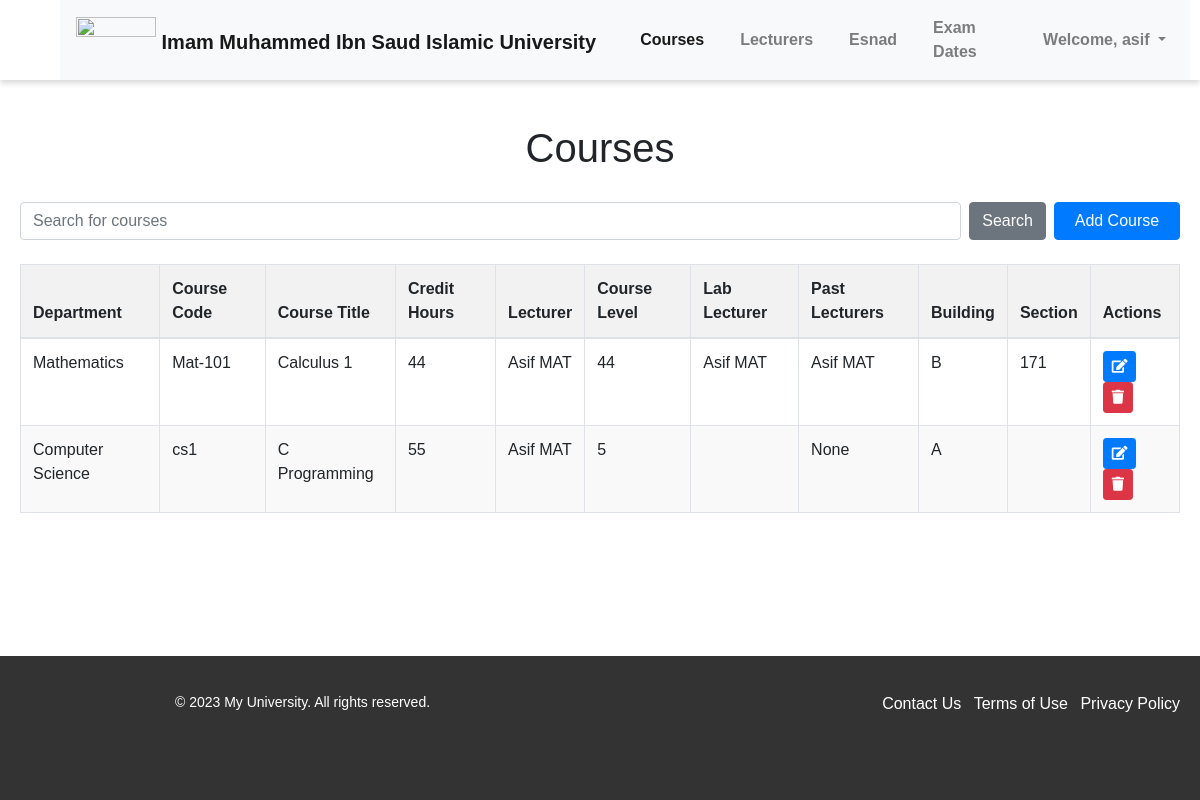
The app's page /courses/ (signed in) with its own data.
### pages/models.py (models this page shows, shortened)
class Course(models.Model):
    course_code = models.CharField(max_length=100)
    course_name = models.CharField(max_length=100)
    credit_hours = models.PositiveIntegerField(null=True)
    course_lecturer = models.ForeignKey('Lecturer', on_delete=models.SET_NULL, null=True, related_name='courses_taught')
    course_level = models.PositiveIntegerField(null=True)
    course_lab_lecturer = models.ForeignKey('Lecturer', on_delete=models.SET_NULL, null=True, blank=True, related_name='lab_courses_taught')
    course_past_lecturers = models.ManyToManyField('Lecturer', related_name='past_courses', blank=True)
    course_time = models.TimeField(null=True, blank=True)
    course_day = models.CharField(max_length=1, choices=DAYS_OF_WEEK, null=True, blank=True)
    course_department = models.ForeignKey('Department', on_delete=models.SET_NULL, null=True, blank=True)
    course_building = models.CharField(max_length=100, blank=True)
    course_section = models.CharField(max_length=100, blank=True)

class Department(models.Model):
    department_name = models.CharField(max_length=100)
    department_code = models.CharField(max_length=100, blank=True)

class Lecturer(models.Model):
    lecturer_user = models.OneToOneField(User, on_delete=models.CASCADE, null=True)
    lecturer_name = models.CharField(max_length=100)
    lecturer_email = models.EmailField(validators=[EmailValidator()])
    phone_regex = RegexValidator(
        regex=r'^\+?1?\d{10}$',
        message="Phone number must be entered in the format: '+999999999'. Up to 15 digits allowed."
    )
    lecturer_number = models.CharField(validators=[phone_regex], max_length=17)
    GENDER_CHOICES = (
        ('M', 'Male'),
        ('F', 'Female')
    )
    lecturer_gender = models.CharField(max_length=1, choices=GENDER_CHOICES)
    TEACHER_TYPE_CHOICES = (
        ('L', 'Laboratory'),
        ('T', 'Theory')
    )
    lecturer_type = models.CharField(max_length=1, choices=TEACHER_TYPE_CHOICES)
    lecturer_past_courses = models.ManyToManyField('Course', related_name='past_lecturers', blank=True)
    lecturer_rating = models.FloatField(default=0.0)
    lecturer_department = models.ForeignKey('Department', on_delete=models.SET_NULL, null=True, blank=True)

### pages/views.py (the view)
# urls.py: path('courses/', views.courses, name='courses'),
@login_required(login_url='login')
def courses(request):
    courses = Course.objects.all()
    lecturers = Lecturer.objects.all()
    departments = Department.objects.all()
    context = {'courses': courses, 'lecturers': lecturers, 'departments': departments}
    return render(request, 'courses.html', context)

### pages/templates/courses.html (shortened to what this page needs)
{% extends 'base.html' %}
{% load static %}
{% block content %}
    <head>
        <link rel="stylesheet" href="{% static 'courses.css' %}">
    </head>
    <div class="container">
        <h1 class="text-center mt-4">Courses</h1>
        <div class="search-container mt-4 d-flex">
            <input type="text" class="form-control w-100" placeholder="Search for courses">
            <button class="btn btn-secondary ml-2">Search</button>
            {% if user.is_superuser %}
                <button class="btn btn-primary ml-2" data-toggle="modal" data-target="#exampleModalCenter" style="width: 150px">Add Course</button>
            {% endif %}
        </div>
        <table class="table table-bordered mt-4">
            <thead>
                <tr>
                    <th>Department</th>
                    <th>Course Code</th>
                    <th>Course Title</th>
                    <th>Credit Hours</th>
                    <th>Lecturer</th>
                    <th>Course Level</th>
                    <th>Lab Lecturer</th>
                    <th>Past Lecturers</th>
                    <th>Building</th>
                    <th>Section</th>
                    {% if user.is_superuser %}
                        <th>Actions</th>
                    {% endif %}
                </tr>
            </thead>
            <tbody>
                {% for course in courses %}
                <tr>
                    <td>{{ course.course_department.department_name }}</td>
                    <td>{{ course.course_code }}</td>
                    <td>{{ course.course_name }}</td>
                    <td>{{ course.credit_hours }}</td>
                    <td>{{ course.course_lecturer.lecturer_name }}</td>
                    <td>{{ course.course_level }}</td>
                    <td>{{ course.course_lab_lecturer.lecturer_name }}</td>
                    <td>
                        {% for lecturer in course.course_past_lecturers.all %}
                            {{ lecturer.lecturer_name }}{% if not forloop.last %}, {% endif %}
                        {% empty %}
                            None
                        {% endfor %}
                    </td>
                    <td>{{ course.course_building }}</td>
                    <td>{{ course.course_section }}</td>
                    {% if user.is_superuser %}
                        <td>
                            <a href="{% url 'edit_course' course.id %}" class="btn btn-sm btn-primary">
                                <i class="fas fa-edit"></i>
                            </a>
                            <a href="/admin/pages/course/{{ course.id }}/delete/" class="btn btn-sm btn-danger">
                                <i class="fas fa-trash"></i>
                            </a>
                        </td>
                    {% endif %}
                </tr>
                {% endfor %}
            </tbody>
        </table>
    </div>
{% endblock %}

### pages/templates/base.html (shortened to what this page needs)
{% load static %}
<!DOCTYPE html>
<html lang="en">
    <head>
        <link rel="stylesheet" href="https://maxcdn.bootstrapcdn.com/bootstrap/4.5.2/css/bootstrap.min.css">
        <link rel="stylesheet" href="{% static 'myfirst.css' %}">
        <link rel="stylesheet" href="https://code.jquery.com/ui/1.12.1/themes/base/jquery-ui.css">
        <link href="https://cdnjs.cloudflare.com/ajax/libs/font-awesome/5.13.0/css/all.min.css" rel="stylesheet">
    </head>
<body class="base">
    <div class="page-container d-flex flex-column min-vh-100">
    {% include 'header.html' %}
    <div class="content-container flex-grow-1">
        {% block content %}
        {% endblock %}
    </div>
    {% include 'footer.html' %}
    </div>
</body>
</html>

### pages/templates/header.html (shortened to what this page needs)
{% load static %}
<!DOCTYPE html>
<html lang="en">
<head>
    <link rel="stylesheet" href="{% static 'headfoot.css' %}">
    <link rel="stylesheet" href="https://maxcdn.bootstrapcdn.com/bootstrap/4.5.2/css/bootstrap.min.css">
</head>
<body>
    <header>
        <nav class="navbar navbar-expand-lg navbar-light bg-light">
            <a class="navbar-brand pt-2" href="{% url 'landing' %}">
                <img src="{% static 'images/logo.png' %}" style="margin-top: -12px;" width="80" class="d-inline-block align-top" alt="">
                <span>Imam Muhammed Ibn Saud Islamic University</span>
            </a>
            {% if user.is_authenticated %}
                <div class="collapse navbar-collapse" id="navbarNav">
                    <ul class="navbar-nav ml-auto">
                        {% if user.is_superuser %}
                            <li class="nav-item">
                                <a class="nav-link" href="{% url 'courses' %}">Courses</a>
                            </li>
                            <li class="nav-item">
                                <a class="nav-link" href="{% url 'lecturers' %}">Lecturers</a>
                            </li>
                            <li class="nav-item">
                                <a class="nav-link" href="{% url 'esnad' %}">Esnad</a>
                            </li>
                            <li class="nav-item">
                                <a class="nav-link" href="{% url 'exam_dates' %}">Exam Dates</a>
                            </li>
                        {% endif %}
                        {% if user.is_authenticated %}
                        <li class="nav-item dropdown">
                            <a class="nav-link dropdown-toggle" href="#" id="navbarDropdown" role="button" data-toggle="dropdown"
                                aria-haspopup="true" aria-expanded="false">
                                Welcome, {{ user.username }}
                            </a>
                        </li>
                        {% else %}
                        <li class="nav-item">
                            <a class="nav-link btn btn-sm btn-secondary px-4 text-white" href="{% url 'login' %}">Log In</a>
                        </li>
                        {% endif %}
                    </ul>
                </div>
            {% endif %}
        </nav>
    </header>
</body>
</html>

### pages/templates/footer.html
{% load static %}
    <footer class="footer mt-5 py-3 pb-5">
        <div class="container">
            <div class="row">
                <div class="col-md-6">
                    <p>&copy; 2023 My University. All rights reserved.</p>
                </div>
                <div class="col-md-6">
                    <ul class="list-inline text-right">
                        <li class="list-inline-item"><a style="text-decoration: none; color: white;" href="#">Contact Us</a></li>
                        <li class="list-inline-item"><a style="text-decoration: none; color: white;" href="#">Terms of Use</a></li>
                        <li class="list-inline-item"><a style="text-decoration: none; color: white;" href="#">Privacy Policy</a></li>
                    </ul>
                </div>
            </div>
        </div>
    </footer>

### pages/static/myfirst.css (style rules this page uses)
body.base { font-family: Arial, sans-serif; margin: 0; padding: 0; }
body.base header { display: flex; flex-direction: row; justify-content: space-between; align-items: center; padding: 10px; box-shadow: 0 3px 6px rgba(0, 0, 0, 0.16); height: 80px; }
body.base nav { flex: 1; margin-left: 50px; }
body.base nav ul { display: flex; flex-direction: row; justify-content: flex-end; align-items: center; list-style-type: none; margin: 0; padding: 0; }
body.base nav li { margin-left: 20px; }
body.base nav a { color: #000; text-decoration: none; font-weight: bold; }
body.base footer { background-color: #333; color: #fff; padding: 20px 0; width: 100%; text-align: center; }
body.base footer p { margin: 0; font-size: 14px; }

### pages/static/headfoot.css (style rules this page uses)
header { display: flex; flex-direction: row; justify-content: space-between; align-items: center; height: 20%; background-color: #fff; padding: 10px; box-shadow: 0 3px 6px rgba(0, 0, 0, 0.16); }
.logo-left img, .logo-right img, .navbar-brand img { height: 100%; }
nav { flex: 1; margin-left: 50px; }
nav ul { display: flex; flex-direction: row; justify-content: flex-end; align-items: center; list-style-type: none; margin: 0; padding: 0; }
nav li { margin-left: 20px; }
nav a { color: #000; text-decoration: none; font-weight: bold; }
footer { background-color: #888; color: #fff; padding: 20px 0; width: 100%; text-align: right; }
footer p { margin: 0; font-size: 14px; }
.page-container { display: flex; flex-direction: column; min-height: 100vh; }
.content-container { flex-grow: 1; }

### pages/static/courses.css (style rules this page uses)
body { font-family: Arial, sans-serif; }
.container { max-width: 1200px; margin: 0 auto; padding: 20px; }
h1 { text-align: center; margin-bottom: 30px; }
table { width: 100%; border-collapse: collapse; margin-bottom: 20px; }
table th, table td { border: 1px solid #ccc; text-align: left; padding: 8px; }
table th { background-color: #f2f2f2; font-weight: bold; }
table tr:nth-child(even) { background-color: #f9f9f9; }

### records on screen
Course: course_department.department_name "Mathematics", course_code "Mat-101", course_name "Calculus 1", credit_hours "44", course_lecturer.lecturer_name "Asif MAT", course_level "44", course_lab_lecturer.lecturer_name "Asif MAT", course_building "B", course_section "171"
Lecturer: lecturer_name "Asif MAT"
Course: course_department.department_name "Computer Science", course_code "cs1", course_name "C Programming", credit_hours "55", course_lecturer.lecturer_name "Asif MAT", course_level "5", course_building "A"

### other values on screen
{{ user.username }} "asif"
